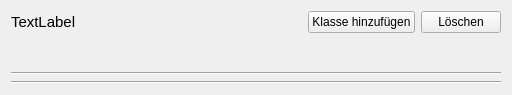
<?xml version="1.0" encoding="UTF-8"?>
<ui version="4.0">
 <class>SchoolClassWidget</class>
 <widget class="QWidget" name="SchoolClassWidget">
  <property name="geometry">
   <rect>
    <x>0</x>
    <y>0</y>
    <width>512</width>
    <height>95</height>
   </rect>
  </property>
  <property name="windowTitle">
   <string>Form</string>
  </property>
  <layout class="QVBoxLayout" name="verticalLayout">
   <item>
    <layout class="QHBoxLayout" name="horizontalLayout">
     <item>
      <widget class="QLabel" name="nameLabel">
       <property name="font">
        <font>
         <pointsize>11</pointsize>
        </font>
       </property>
       <property name="text">
        <string>TextLabel</string>
       </property>
      </widget>
     </item>
     <item>
      <spacer name="horizontalSpacer">
       <property name="orientation">
        <enum>Qt::Horizontal</enum>
       </property>
       <property name="sizeHint" stdset="0">
        <size>
         <width>40</width>
         <height>20</height>
        </size>
       </property>
      </spacer>
     </item>
     <item>
      <widget class="QPushButton" name="addClassButton">
       <property name="text">
        <string>Klasse hinzufügen</string>
       </property>
      </widget>
     </item>
     <item>
      <widget class="QPushButton" name="pushButton">
       <property name="text">
        <string>Löschen</string>
       </property>
      </widget>
     </item>
    </layout>
   </item>
   <item>
    <widget class="QWidget" name="classesView" native="true"/>
   </item>
   <item>
    <widget class="Line" name="line">
     <property name="orientation">
      <enum>Qt::Horizontal</enum>
     </property>
    </widget>
   </item>
   <item>
    <widget class="Line" name="line_2">
     <property name="orientation">
      <enum>Qt::Horizontal</enum>
     </property>
    </widget>
   </item>
  </layout>
 </widget>
 <resources/>
 <connections>
  <connection>
   <sender>pushButton</sender>
   <signal>clicked()</signal>
   <receiver>SchoolClassWidget</receiver>
   <slot>removeSchool()</slot>
   <hints>
    <hint type="sourcelabel">
     <x>461</x>
     <y>32</y>
    </hint>
    <hint type="destinationlabel">
     <x>255</x>
     <y>33</y>
    </hint>
   </hints>
  </connection>
  <connection>
   <sender>pushButton</sender>
   <signal>clicked()</signal>
   <receiver>SchoolClassWidget</receiver>
   <slot>deleteLater()</slot>
   <hints>
    <hint type="sourcelabel">
     <x>461</x>
     <y>32</y>
    </hint>
    <hint type="destinationlabel">
     <x>255</x>
     <y>33</y>
    </hint>
   </hints>
  </connection>
  <connection>
   <sender>addClassButton</sender>
   <signal>clicked()</signal>
   <receiver>SchoolClassWidget</receiver>
   <slot>addClass()</slot>
   <hints>
    <hint type="sourcelabel">
     <x>356</x>
     <y>20</y>
    </hint>
    <hint type="destinationlabel">
     <x>255</x>
     <y>33</y>
    </hint>
   </hints>
  </connection>
  <connection>
   <sender>SchoolClassWidget</sender>
   <signal>schoolClassAdded(SchoolClass)</signal>
   <receiver>SchoolClassWidget</receiver>
   <slot>insertSchoolClass(SchoolClass)</slot>
   <hints>
    <hint type="sourcelabel">
     <x>255</x>
     <y>33</y>
    </hint>
    <hint type="destinationlabel">
     <x>255</x>
     <y>33</y>
    </hint>
   </hints>
  </connection>
 </connections>
 <slots>
  <signal>schoolClassAdded(SchoolClass)</signal>
  <slot>removeSchool()</slot>
  <slot>addClass()</slot>
  <slot>insertSchoolClass(SchoolClass)</slot>
 </slots>
</ui>
